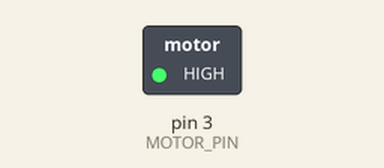
Bench run of a sketch on a simulated Arduino Uno, built with avr-gcc and run on an emulated ATmega328P. On the bench: switched loads named in the sketch (green lamp = pin HIGH). Dashed ring = blinking.

Above: at 0.5 s.
Timing chart, 0 to 4.6 s (numbered marks = the images above):
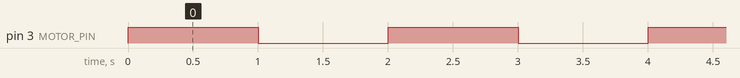

Measured:
- by itself, pin 3 (MOTOR_PIN): alternates HIGH for 1.0 s and LOW for 1.0 s

The sketch:

intermittent.ino
```cpp
#define MOTOR_PIN 3

void setup()
{
  pinMode(MOTOR_PIN, OUTPUT);
}

void loop()
{
  // Turn vibration ON
  digitalWrite(MOTOR_PIN, HIGH);
  delay(1000);

  // Turn vibration OFF
  digitalWrite(MOTOR_PIN, LOW);
  delay(1000);
}
```
